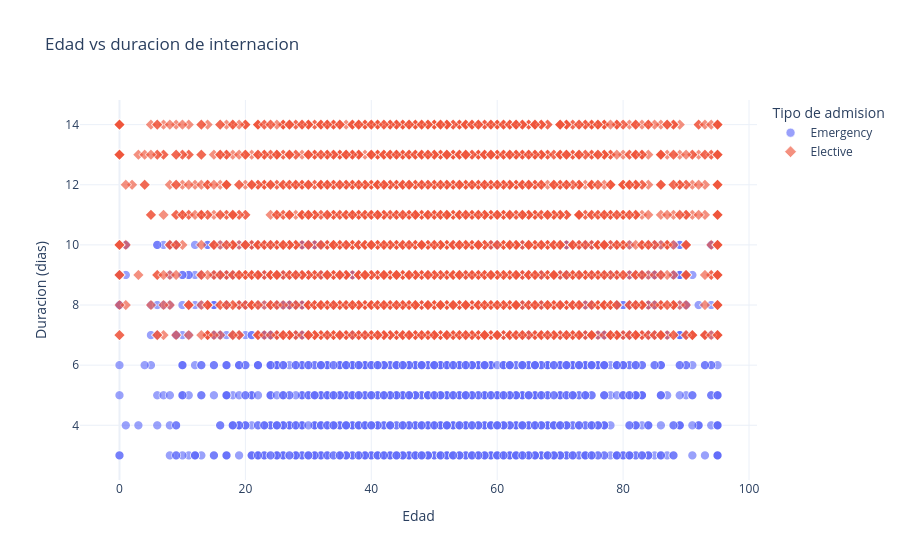

The cell this chart's notebook holds for it:
### Markdown cell above
### Edad vs duración (eficiencia operativa)

### Code cell
# Convertimos las columnas al formato datetime de pandas
data["Date of Admission"] = pd.to_datetime(data["Date of Admission"], errors="coerce")
data["Discharge Date"] = pd.to_datetime(data["Discharge Date"], errors="coerce")

# Creamos la columna restando: Alta menos Admision
data["Duration"] = (data["Discharge Date"] - data["Date of Admission"]).dt.days

# Filtramos nulos para un grafico mas limpio
data_duracion = data.dropna(subset=["Age", "Duration", "Admission Type"]).copy()

fig = px.scatter(
    data_duracion,
    x="Age",
    y="Duration",
    color="Admission Type",
    symbol="Admission Type",
    opacity=0.65,
    hover_data=["Medical Condition", "Billing Amount", "Insurance Provider"],
    title="Edad vs duracion de internacion"
)

fig.update_traces(marker=dict(size=9, line=dict(width=0.6, color="white")))
fig.update_layout(
    template="plotly_white",
    legend_title_text="Tipo de admision",
    xaxis_title="Edad",
    yaxis_title="Duracion (dias)"
)
fig.show()

### Figure 1 — Plotly figure (JSON) as saved in the notebook; plotly's stock layout.template omitted (floating-point values rounded to 4 significant figures; data arrays with more than 128 entries replaced by an {"elided": "..."} marker saying what was removed)
{"data": [{"customdata": {"elided": "2988x3 mixed values"}, "hovertemplate": "Admission Type=Emergency<br>Age=%{x}<br>Duration=%{y}<br>Medical Condition=%{customdata[0]}<br>Billing Amount=%{customdata[1]}<br>Insurance Provider=%{customdata[2]}<extra></extra>", "legendgroup": "Emergency", "marker": {"color": "#636efa", "line": {"color": "white", "width": 0.6}, "opacity": 0.65, "size": 9, "symbol": "circle"}, "mode": "markers", "name": "Emergency", "showlegend": true, "type": "scattergl", "x": {"elided": "2988 int values"}, "xaxis": "x", "y": {"elided": "2988 int values"}, "yaxis": "y"}, {"customdata": {"elided": "3012x3 mixed values"}, "hovertemplate": "Admission Type=Elective<br>Age=%{x}<br>Duration=%{y}<br>Medical Condition=%{customdata[0]}<br>Billing Amount=%{customdata[1]}<br>Insurance Provider=%{customdata[2]}<extra></extra>", "legendgroup": "Elective", "marker": {"color": "#EF553B", "line": {"color": "white", "width": 0.6}, "opacity": 0.65, "size": 9, "symbol": "diamond"}, "mode": "markers", "name": "Elective", "showlegend": true, "type": "scattergl", "x": {"elided": "3012 int values"}, "xaxis": "x", "y": {"elided": "3012 int values"}, "yaxis": "y"}], "layout": {"legend": {"title": {"text": "Tipo de admision"}, "tracegroupgap": 0}, "title": {"text": "Edad vs duracion de internacion"}, "xaxis": {"anchor": "y", "domain": [0, 1], "title": {"text": "Edad"}}, "yaxis": {"anchor": "x", "domain": [0, 1], "title": {"text": "Duracion (dias)"}}}}
